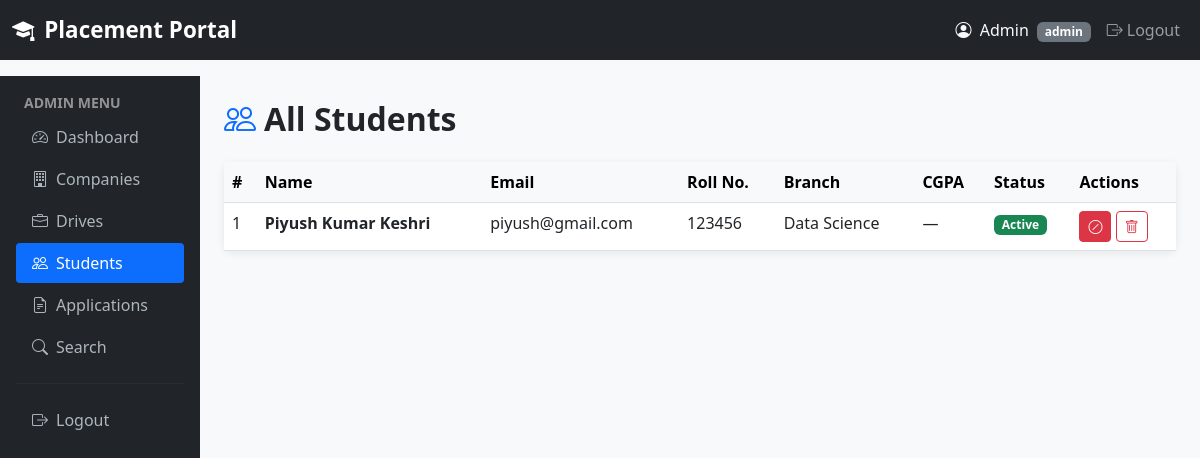
The page /admin/students (signed in) on the database its author committed.
### tables this page shows
CREATE TABLE student_profile (
            id             INTEGER PRIMARY KEY AUTOINCREMENT,
            user_id        INTEGER NOT NULL REFERENCES user(id),
            roll_number    TEXT    UNIQUE,
            branch         TEXT,
            semester       TEXT,
            cgpa           REAL,
            phone          TEXT,
            resume_file    TEXT,
            skills         TEXT,
            is_blacklisted INTEGER NOT NULL DEFAULT 0
        );

CREATE TABLE user (
            id         INTEGER PRIMARY KEY AUTOINCREMENT,
            name       TEXT    NOT NULL,
            email      TEXT    NOT NULL UNIQUE,
            password   TEXT    NOT NULL,
            role       TEXT    NOT NULL CHECK(role IN ('admin','company','student')),
            is_active  INTEGER NOT NULL DEFAULT 1,
            created_at TEXT    DEFAULT (datetime('now'))
        );

### app.py (the view)
@app.route("/admin/students")
@admin_required
def admin_students():
    db   = get_db()
    rows = db.execute("""
        SELECT sp.*, u.name, u.email, u.is_active
        FROM student_profile sp JOIN user u ON sp.user_id = u.id
        ORDER BY sp.id DESC""").fetchall()
    return render_template("admin/students.html", students=rows)

### app.py (called while the page is built)
def get_db():
    if "db" not in g:
        g.db = sqlite3.connect(app.config["DATABASE"],
                               detect_types=sqlite3.PARSE_DECLTYPES)
        g.db.row_factory = sqlite3.Row
    return g.db

def admin_required(f):
    @wraps(f)
    def decorated(*args, **kwargs):
        if session.get("user_role") != "admin":
            flash("Admins only.", "danger")
            return redirect(url_for("login"))
        return f(*args, **kwargs)
    return decorated

### templates/admin/students.html (shortened to what this page needs)
{% extends "base.html" %}
{% block content %}
<div class="container-fluid">
  <div class="row">
    <div class="col-md-2 sidebar p-3 d-none d-md-block">
      <p class="text-white-50 small fw-bold text-uppercase px-2 mb-1">Admin Menu</p>
      <a href="{{ url_for('admin_dashboard') }}"><i class="bi bi-speedometer2 me-2"></i>Dashboard</a>
      <a href="{{ url_for('admin_companies') }}"><i class="bi bi-building me-2"></i>Companies</a>
      <a href="{{ url_for('admin_drives') }}"><i class="bi bi-briefcase me-2"></i>Drives</a>
      <a href="{{ url_for('admin_students') }}" class="active"><i class="bi bi-people me-2"></i>Students</a>
      <a href="{{ url_for('admin_applications') }}"><i class="bi bi-file-earmark-text me-2"></i>Applications</a>
      <a href="{{ url_for('admin_search') }}"><i class="bi bi-search me-2"></i>Search</a>
      <hr style="border-color:#444;">
      <a href="{{ url_for('logout') }}"><i class="bi bi-box-arrow-right me-2"></i>Logout</a>
    </div>
    <div class="col-md-10 p-4">
      <h2 class="fw-bold mb-4"><i class="bi bi-people me-2 text-primary"></i>All Students</h2>
      <div class="card">
        <div class="card-body p-0">
          {% if students %}
          <table class="table table-hover mb-0">
            <thead class="table-light">
              <tr><th>#</th><th>Name</th><th>Email</th><th>Roll No.</th><th>Branch</th><th>CGPA</th><th>Status</th><th>Actions</th></tr>
            </thead>
            <tbody>
              {% for s in students %}
              <tr class="{{ 'table-danger' if s['is_blacklisted'] else '' }}">
                <td>{{ s['id'] }}</td>
                <td class="fw-semibold">{{ s['name'] }}</td>
                <td>{{ s['email'] }}</td>
                <td>{{ s['roll_number'] or '—' }}</td>
                <td>{{ s['branch'] or '—' }}</td>
                <td>{{ s['cgpa'] or '—' }}</td>
                <td>
                  {% if s['is_blacklisted'] %}
                    <span class="badge bg-danger">Blacklisted</span>
                  {% elif s['is_active'] %}
                    <span class="badge bg-success">Active</span>
                  {% else %}
                    <span class="badge bg-secondary">Inactive</span>
                  {% endif %}
                </td>
                <td>
                  {% if s['is_blacklisted'] %}
                  <form method="POST" action="{{ url_for('admin_activate_student', sid=s['id']) }}" class="d-inline">
                    <button class="btn btn-success btn-sm" title="Reactivate"><i class="bi bi-check-circle"></i></button>
                  </form>
                  {% else %}
                  <form method="POST" action="{{ url_for('admin_blacklist_student', sid=s['id']) }}" class="d-inline">
                    <button class="btn btn-danger btn-sm" title="Blacklist"
                            onclick="return confirm('Blacklist this student?')"><i class="bi bi-slash-circle"></i></button>
                  </form>
                  {% endif %}
                  <form method="POST" action="{{ url_for('admin_delete_student', sid=s['id']) }}" class="d-inline">
                    <button class="btn btn-outline-danger btn-sm" title="Delete"
                            onclick="return confirm('Permanently delete this student?')"><i class="bi bi-trash"></i></button>
                  </form>
                </td>
              </tr>
              {% endfor %}
            </tbody>
          </table>
          {% else %}
          <p class="text-muted text-center py-5">No students registered yet.</p>
          {% endif %}
        </div>
      </div>
    </div>
  </div>
</div>
{% endblock %}

### templates/base.html (style rules this page uses)
body { background-color: #f8f9fa; }
.sidebar { min-height: 100vh; background: #212529; padding-top: 1rem; }
.sidebar a { color: #adb5bd; text-decoration: none; display: block; padding: .5rem 1rem; border-radius: .25rem; margin-bottom:2px; }
.sidebar a:hover, .sidebar a.active { background: #0d6efd; color: #fff; }
.card { box-shadow: 0 2px 8px rgba(0,0,0,.08); border: none; }

### rows shown on the page
student_profile: id "1", name "Piyush Kumar Keshri", email "piyush@gmail.com", roll_number "123456", branch "Data Science", s "—", is_blacklisted "Active"

### other values the page prints
{{ session.get('user_name','') }} "Admin"
{{ session.get('user_role','') }} "admin"
